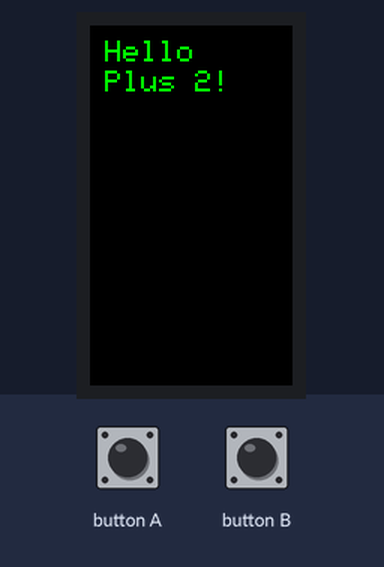
Simulated run of this sketch. Board: ESP32-S2. Parts: 135×240 colour display. What the sketch prints to the serial monitor is not drawn.

Above: at 1.2 s.

The sketch:

test_plus2_minimal.ino
```cpp
// Minimal M5StickC Plus 2 test - SIMPLIFIED VERSION
#include <M5StickCPlus2.h>

void setup() {
  // Start serial FIRST before anything else
  Serial.begin(115200);
  delay(1000);
  Serial.println("\n\n=== M5StickC Plus 2 Test ===");
  Serial.println("Serial initialized");

  // Try simple M5.begin()
  Serial.println("Calling M5.begin()...");
  M5.begin();
  Serial.println("M5.begin() completed!");

  // Try to use display
  Serial.println("Initializing display...");
  M5.Display.setRotation(0);
  M5.Display.fillScreen(BLACK);
  M5.Display.setTextColor(GREEN);
  M5.Display.setTextSize(2);
  M5.Display.setCursor(10, 10);
  M5.Display.println("Hello");
  M5.Display.setCursor(10, 30);
  M5.Display.println("Plus 2!");
  Serial.println("Display initialized successfully!");

  Serial.println("=== Setup Complete ===");
}

void loop() {
  M5.update();
  delay(100);
}
```
